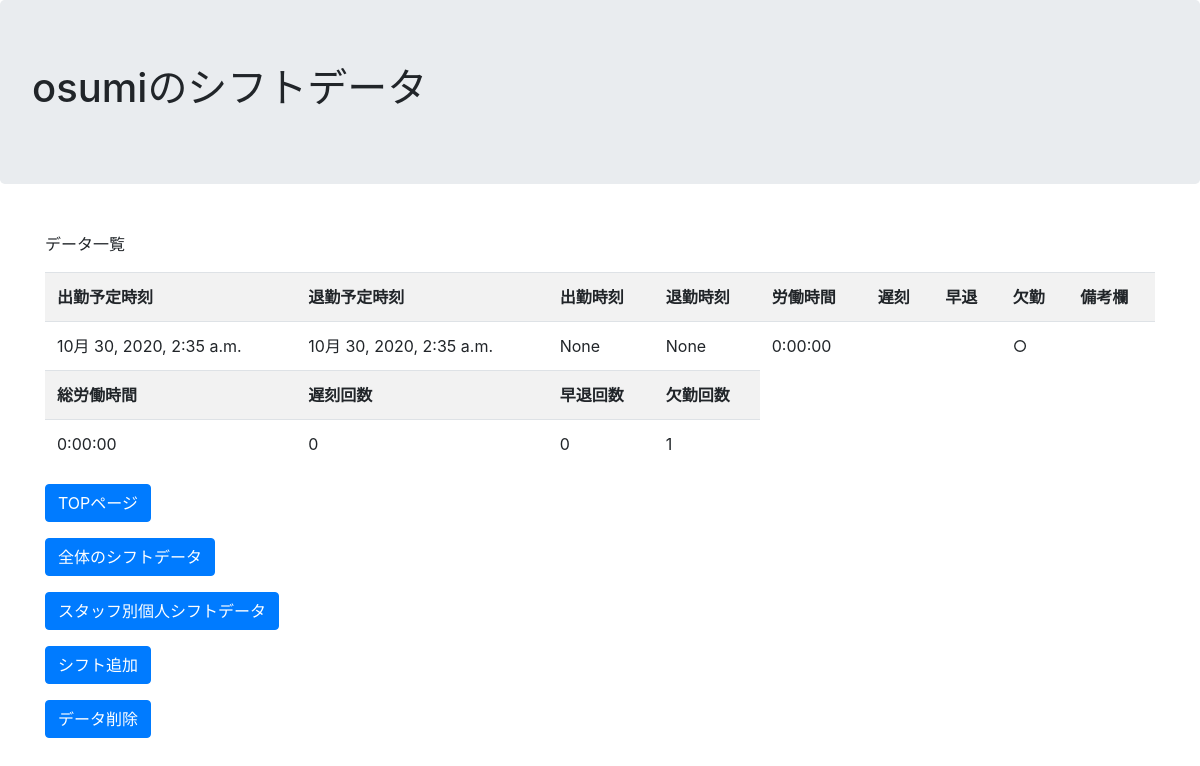
/attendance2/mylist (signed in), run on an earlier commit of the app's database.
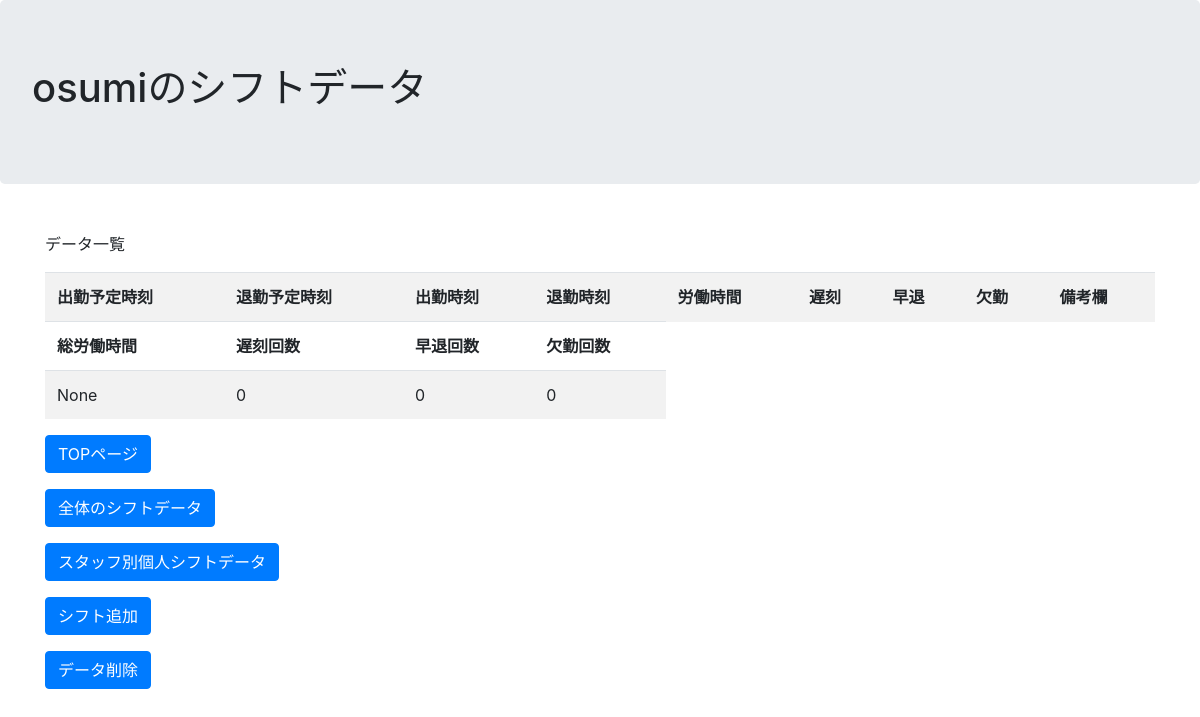
And on a later commit of the database.
### attendance2/models.py (models this page shows)
class Attendance(models.Model):
    user = models.ForeignKey(CustomUser, blank=False, null=False,on_delete=models.CASCADE, verbose_name="スタッフ名")
    scheduled_attend_time = models.DateTimeField(blank=False, null=False,verbose_name="出勤予定時刻")
    scheduled_leave_time = models.DateTimeField(blank=False, null=False,verbose_name="退勤予定時刻")
    attend_time = models.DateTimeField(blank=True, null=True, verbose_name="出勤時刻")
    leave_time = models.DateTimeField(blank=True, null=True, verbose_name="退勤時刻")
    work_time=models.DurationField(default=timedelta(), verbose_name="労働時間")
    remarks = models.TextField(blank=True, null=True, verbose_name="備考欄")
    def is_late(self): #遅刻判定フラグ
        if self.attend_time:
            if self.attend_time > self.scheduled_attend_time:
                return '○'
            else:
                return ' '
        else:
            return ' '
    def is_early(self): #早退判定フラグ
        if self.leave_time:
            if self.leave_time < self.scheduled_leave_time:
                return '○'
            else:
                return ' '
        else:
            return ' '
    def is_absence(self): #欠勤判定フラグ
        if self.attend_time== None and (self.scheduled_leave_time < timezone.now()):
            return '○'
        else:
            return ' '

### attendance2/views.py (the view)
# urls.py: path('mylist', views.mylist, name='mylist'),#自分のシフトデータ
def mylist(request):#自分のシフトデータ
    from .models import Attendance
    from django.db.models import Sum
    data = Attendance.objects.filter(user=request.user).order_by("scheduled_attend_time")
    absence_count=Attendance.objects.filter(user=request.user,attend_time=None ,leave_time=None,scheduled_leave_time__lt= datetime.now()).count()
    late_count = Attendance.objects.filter(user=request.user,attend_time__gt = F('scheduled_attend_time')).count()
    early_count = Attendance.objects.filter(user=request.user,leave_time__lt=F('scheduled_leave_time')).count()
    sum = data.aggregate(Sum('work_time'))
    params = {  'message': 'データ一覧', #メッセージ
                'data': data,#自分のシフトデータ
                'sum':sum,#総労働時間
                'user':request.user,#ログインユーザー名
                'absence_count':absence_count,#欠席回数
                'late_count':late_count,#遅刻回数
                'early_count':early_count#早退回数
            }
    return render(request, 'attendance2/mylist.html', params)

### attendance2/templates/attendance2/mylist.html (shortened to what this page needs)
<!doctype html>
<html lang="ja">
  <head>
    <link rel="stylesheet" href="https://stackpath.bootstrapcdn.com/bootstrap/4.5.0/css/bootstrap.min.css">
  </head>
  <body>
  </body>
</html>
<!DOCTYPE html>
<html>
    <div class="jumbotron">
        <h1 class='display-5'>{{user}}のシフトデータ</h1>
    </div>
    <div class="py-3">
        <div class="container">
            <p>{{ message }}</p>
            <table class ='table table-striped' >
                <tr>
                    <th>出勤予定時刻</th>
                    <th>退勤予定時刻</th>
                    <th>出勤時刻</th>
                    <th>退勤時刻</th>
                    <th>労働時間</th>
                    <th>遅刻</th>
                    <th>早退</th>
                    <th>欠勤</th>
                    <th>備考欄</th>
                </tr>
                {% for member in data %}
                <tr>
                    <td>{{ member.scheduled_attend_time}}</td>
                    <td>{{ member.scheduled_leave_time}}</td>
                    <td>{{ member.attend_time }}</td>
                    <td>{{ member.leave_time}}</td>
                    <td>{{member.work_time}}</td>
                    <td>{{ member.is_late}}</td>
                    <td>{{ member.is_early}}</td>
                    <td>{{ member.is_absence}}</td>
                    <td>{{ member.remarks }}</td>
                </tr>
                {% endfor %}
                    <tr>
                        <th>総労働時間</th>
                        <th>遅刻回数</th>
                        <th>早退回数</th>
                        <th>欠勤回数</th>
                    </tr>
                    <tr>
                        <td>{{sum.work_time__sum}}</td>
                        <td>{{late_count}}</td>
                        <td>{{early_count}}</td>
                        <td>{{absence_count}}</td>
                    </tr>
            </table>
            <p/>
                </a><a href='../attendance2' class='btn btn-primary'>TOPページ</a><p />
                </a><a href='../attendance2/list' class='btn btn-primary'>全体のシフトデータ</a><p />
            {% if request.user.authority == '管理者' %}
                </a><a href='../attendance2/user_search' class='btn btn-primary'>スタッフ別個人シフトデータ</a><p />
                </a><a href='../attendance2/shift_addition_menu' class='btn btn-primary'>シフト追加</a><p />
                </a><a href='../attendance2/delete_menu' class='btn btn-primary'>データ削除</a><p />
            {% endif %}
</html>

What changed in the data, as far as the page shows it:
removed Attendance: scheduled_attend_time "10月 30, 2020, 2:35 a.m.", scheduled_leave_time "10月 30, 2020, 2:35 a.m.", attend_time "None", leave_time "None", work_time "0:00:00", is_absence "○"
Also different on the page:
{{ sum.work_time__sum }}: "0:00:00" → "None"
{{ absence_count }}: "1" → "0"
